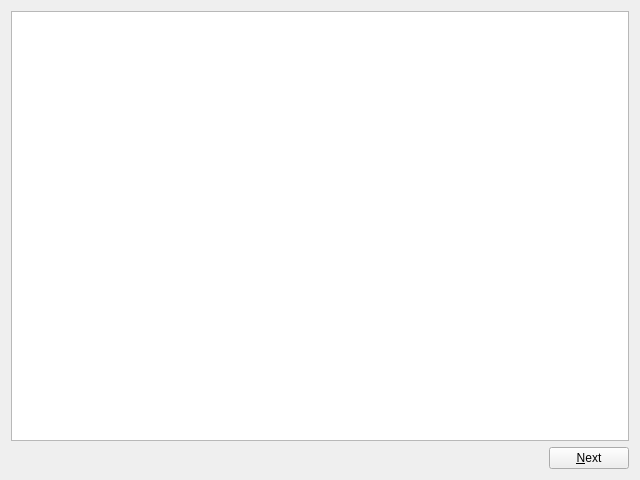
<?xml version="1.0" encoding="UTF-8"?>
<ui version="4.0">
 <class>WelcomeStepWidget</class>
 <widget class="QWidget" name="WelcomeStepWidget">
  <property name="geometry">
   <rect>
    <x>0</x>
    <y>0</y>
    <width>640</width>
    <height>480</height>
   </rect>
  </property>
  <property name="windowTitle">
   <string>Form</string>
  </property>
  <layout class="QVBoxLayout" name="verticalLayout">
   <item>
    <widget class="QPlainTextEdit" name="eulaTextEdit">
     <property name="readOnly">
      <bool>true</bool>
     </property>
    </widget>
   </item>
   <item>
    <layout class="QHBoxLayout" name="horizontalLayout">
     <item>
      <spacer name="horizontalSpacer">
       <property name="orientation">
        <enum>Qt::Horizontal</enum>
       </property>
       <property name="sizeHint" stdset="0">
        <size>
         <width>40</width>
         <height>20</height>
        </size>
       </property>
      </spacer>
     </item>
     <item>
      <widget class="QPushButton" name="nextButton">
       <property name="text">
        <string>&amp;Next</string>
       </property>
      </widget>
     </item>
    </layout>
   </item>
  </layout>
 </widget>
 <resources/>
 <connections/>
</ui>
